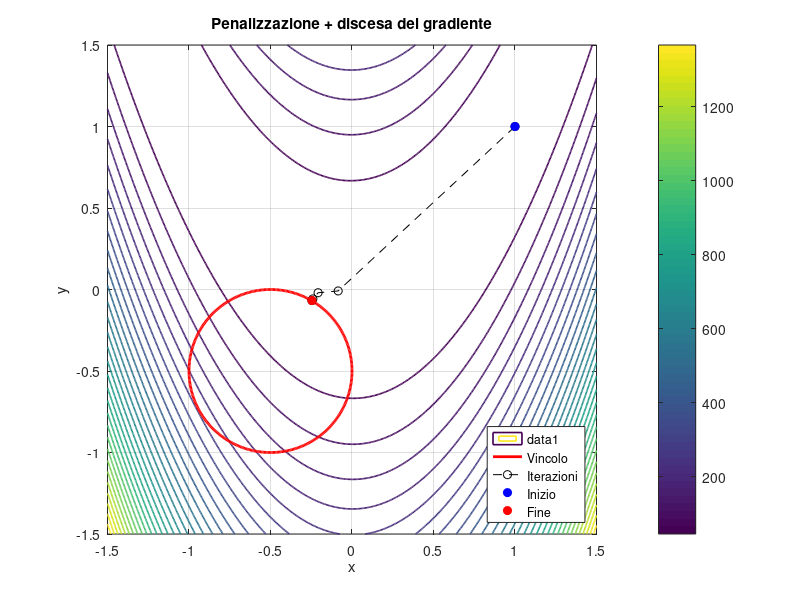

MATLAB code to generate this figure:
% Ottimizzazione vincolata: Esercizio 2
clear; close all; clc; 

%% Definizione della funzione obiettivo (Rosenbrock) e vincolo
f = @(x) 100*(x(2) - x(1)^2)^2 + (1 - x(1))^2;               % Funzione obiettivo: Rosenbrock
h = @(x) (x(1) + 0.5)^2 + (x(2) + 0.5)^2 - 0.25;             % Vincolo di uguaglianza: cerchio centrato in (-0.5, -0.5)

%% Parametri della penalizzazione
mu_values = [1e-1, 1e-2, 1e-3, 1e-4];                        % Valori decrescenti di penalizzazione mu
x0 = [1, 1];                                                 % Punto iniziale
x_vals = x0;                                                 % Salva tutti i punti finali per ogni valore di mu

%% Definizione della funzione di discesa del gradiente
function trajectory = gradient_descent(objective, start, step, max_iter)
    x = start;              % Punto iniziale
    trajectory = x;         % Inizializza la traiettoria

    for i = 1:max_iter
        gradient = num_gradient(objective, x);     % Calcola il gradiente numerico della funzione penalizzata
        x = x - step * gradient;                   % Aggiorna il punto (discesa nella direzione opposta al gradiente)
        trajectory = [trajectory; x];              % Memorizza il punto
    end
end

%% Funzione per il calcolo del gradiente numerico (centrata)
function gradient = num_gradient(func, point)
    eps = 1e-6;                             % Passo per derivata numerica
    gradient = zeros(size(point));          % Inizializza vettore gradiente

    for i = 1:length(point)
        d = zeros(size(point));
        d(i) = eps;                                                         % Perturba una sola variabile alla volta
        gradient(i) = (func(point + d) - func(point - d)) / (2 * eps);      % Derivata centrata
    end  
end

%% Ciclo principale: penalizzazione + discesa del gradiente
for mu = mu_values
    phi = @(x) f(x) + (1/mu)*h(x)^2;                            % Funzione penalizzata
    traj = gradient_descent(phi, x0, 0.01*mu, 5000);            % Discesa del gradiente sulla funzione penalizzata
    x0 = traj(end, :);                                          % Punto finale corrente diventa il nuovo x0
    x_vals = [x_vals; x0];                                      % Aggiunge alla lista dei risultati
end

%% Preparazione della griglia per il plot
[xg, yg] = meshgrid(linspace(-1.5, 1.5, 400), linspace(-1.5, 1.5, 400));
Z = 100*(yg - xg.^2).^2 + (1 - xg).^2;                          % Calcola i valori della funzione Rosenbrock

%% Costruzione del vincolo (cerchio)
theta = linspace(0, 2*pi, 400);
xc = -0.5 + 0.5*cos(theta);                                    % Coordinate x del cerchio
yc = -0.5 + 0.5*sin(theta);                                    % Coordinate y del cerchio

%% Visualizzazione grafica del risultato
figure;
contour(xg, yg, Z, 30, 'LineWidth', 1.2); hold on;             % Contour plot della funzione di costo
colorbar;
xlabel('x'); ylabel('y');
title('Penalizzazione + discesa del gradiente');
axis equal; grid on;

plot(xc, yc, 'r-', 'LineWidth', 2, 'DisplayName', 'Vincolo');                               % Traccia il vincolo
plot(x_vals(:,1), x_vals(:,2), 'ko--', 'DisplayName', 'Iterazioni');                        % Iterazioni dell’ottimizzazione
plot(x_vals(1,1), x_vals(1,2), 'bo', 'MarkerFaceColor', 'b', 'DisplayName', 'Inizio');      % Punto iniziale
plot(x_vals(end,1), x_vals(end,2), 'ro', 'MarkerFaceColor', 'r', 'DisplayName', 'Fine');    % Punto finale
legend('Location', 'southeast');
